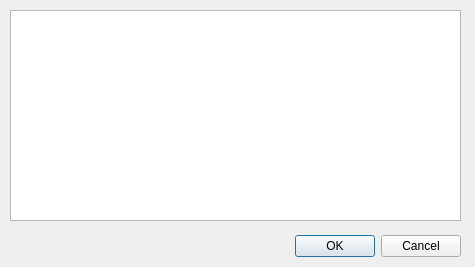
<?xml version="1.0" encoding="UTF-8"?>
<ui version="4.0">
 <class>Search</class>
 <widget class="QDialog" name="Search">
  <property name="geometry">
   <rect>
    <x>0</x>
    <y>0</y>
    <width>475</width>
    <height>267</height>
   </rect>
  </property>
  <property name="windowTitle">
   <string>Contact Manager - Search Results</string>
  </property>
  <property name="accessibleName">
   <string>Contact Manager Search</string>
  </property>
  <property name="accessibleDescription">
   <string>Contact Manager Search</string>
  </property>
  <widget class="QDialogButtonBox" name="buttonBox">
   <property name="geometry">
    <rect>
     <x>120</x>
     <y>230</y>
     <width>341</width>
     <height>32</height>
    </rect>
   </property>
   <property name="orientation">
    <enum>Qt::Horizontal</enum>
   </property>
   <property name="standardButtons">
    <set>QDialogButtonBox::Cancel|QDialogButtonBox::Ok</set>
   </property>
  </widget>
  <widget class="SafeListView" name="listSearchResults">
   <property name="geometry">
    <rect>
     <x>10</x>
     <y>10</y>
     <width>451</width>
     <height>211</height>
    </rect>
   </property>
   <property name="accessibleName">
    <string>Search Results</string>
   </property>
   <property name="horizontalScrollBarPolicy">
    <enum>Qt::ScrollBarAlwaysOff</enum>
   </property>
   <property name="selectionMode">
    <enum>QAbstractItemView::NoSelection</enum>
   </property>
   <property name="selectionBehavior">
    <enum>QAbstractItemView::SelectRows</enum>
   </property>
  </widget>
 </widget>
 <customwidgets>
  <customwidget>
   <class>SafeListView</class>
   <extends>QListView</extends>
   <header>../Lib/safelistview.h</header>
  </customwidget>
 </customwidgets>
 <resources/>
 <connections>
  <connection>
   <sender>buttonBox</sender>
   <signal>accepted()</signal>
   <receiver>Search</receiver>
   <slot>accept()</slot>
   <hints>
    <hint type="sourcelabel">
     <x>248</x>
     <y>254</y>
    </hint>
    <hint type="destinationlabel">
     <x>157</x>
     <y>274</y>
    </hint>
   </hints>
  </connection>
  <connection>
   <sender>buttonBox</sender>
   <signal>rejected()</signal>
   <receiver>Search</receiver>
   <slot>reject()</slot>
   <hints>
    <hint type="sourcelabel">
     <x>316</x>
     <y>260</y>
    </hint>
    <hint type="destinationlabel">
     <x>286</x>
     <y>274</y>
    </hint>
   </hints>
  </connection>
 </connections>
</ui>
